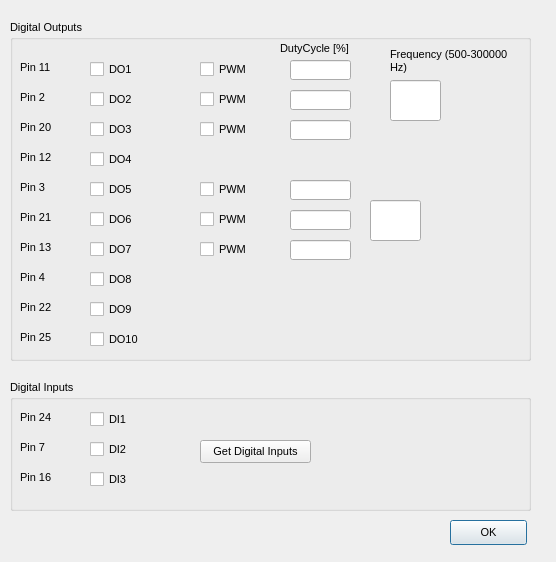
<?xml version="1.0" encoding="UTF-8"?>
<ui version="4.0">
 <class>digital_io</class>
 <widget class="QDialog" name="digital_io">
  <property name="geometry">
   <rect>
    <x>0</x>
    <y>0</y>
    <width>556</width>
    <height>562</height>
   </rect>
  </property>
  <property name="font">
   <font>
    <pointsize>8</pointsize>
   </font>
  </property>
  <property name="windowTitle">
   <string>Test Digital IO</string>
  </property>
  <widget class="QPushButton" name="okButton">
   <property name="geometry">
    <rect>
     <x>450</x>
     <y>520</y>
     <width>77</width>
     <height>25</height>
    </rect>
   </property>
   <property name="text">
    <string>OK</string>
   </property>
  </widget>
  <widget class="QGroupBox" name="groupBox">
   <property name="geometry">
    <rect>
     <x>10</x>
     <y>20</y>
     <width>521</width>
     <height>341</height>
    </rect>
   </property>
   <property name="title">
    <string>Digital Outputs</string>
   </property>
   <widget class="QCheckBox" name="DO1Chk">
    <property name="geometry">
     <rect>
      <x>80</x>
      <y>40</y>
      <width>72</width>
      <height>18</height>
     </rect>
    </property>
    <property name="text">
     <string>DO1</string>
    </property>
   </widget>
   <widget class="QCheckBox" name="DO2Chk">
    <property name="geometry">
     <rect>
      <x>80</x>
      <y>70</y>
      <width>72</width>
      <height>18</height>
     </rect>
    </property>
    <property name="text">
     <string>DO2</string>
    </property>
   </widget>
   <widget class="QCheckBox" name="DO3Chk">
    <property name="geometry">
     <rect>
      <x>80</x>
      <y>100</y>
      <width>72</width>
      <height>18</height>
     </rect>
    </property>
    <property name="text">
     <string>DO3</string>
    </property>
   </widget>
   <widget class="QCheckBox" name="DO4Chk">
    <property name="geometry">
     <rect>
      <x>80</x>
      <y>130</y>
      <width>72</width>
      <height>18</height>
     </rect>
    </property>
    <property name="text">
     <string>DO4</string>
    </property>
   </widget>
   <widget class="QCheckBox" name="DO5Chk">
    <property name="geometry">
     <rect>
      <x>80</x>
      <y>160</y>
      <width>72</width>
      <height>18</height>
     </rect>
    </property>
    <property name="text">
     <string>DO5</string>
    </property>
   </widget>
   <widget class="QCheckBox" name="DO6Chk">
    <property name="geometry">
     <rect>
      <x>80</x>
      <y>190</y>
      <width>72</width>
      <height>18</height>
     </rect>
    </property>
    <property name="text">
     <string>DO6</string>
    </property>
   </widget>
   <widget class="QCheckBox" name="DO7Chk">
    <property name="geometry">
     <rect>
      <x>80</x>
      <y>220</y>
      <width>72</width>
      <height>18</height>
     </rect>
    </property>
    <property name="text">
     <string>DO7</string>
    </property>
   </widget>
   <widget class="QCheckBox" name="DO8Chk">
    <property name="geometry">
     <rect>
      <x>80</x>
      <y>250</y>
      <width>72</width>
      <height>18</height>
     </rect>
    </property>
    <property name="text">
     <string>DO8</string>
    </property>
   </widget>
   <widget class="QCheckBox" name="DO9Chk">
    <property name="geometry">
     <rect>
      <x>80</x>
      <y>280</y>
      <width>72</width>
      <height>18</height>
     </rect>
    </property>
    <property name="text">
     <string>DO9</string>
    </property>
   </widget>
   <widget class="QCheckBox" name="DO10Chk">
    <property name="geometry">
     <rect>
      <x>80</x>
      <y>310</y>
      <width>72</width>
      <height>18</height>
     </rect>
    </property>
    <property name="text">
     <string>DO10</string>
    </property>
   </widget>
   <widget class="QCheckBox" name="PWM1Chk">
    <property name="geometry">
     <rect>
      <x>190</x>
      <y>40</y>
      <width>72</width>
      <height>18</height>
     </rect>
    </property>
    <property name="text">
     <string>PWM</string>
    </property>
   </widget>
   <widget class="QCheckBox" name="PWM2Chk">
    <property name="geometry">
     <rect>
      <x>190</x>
      <y>70</y>
      <width>72</width>
      <height>18</height>
     </rect>
    </property>
    <property name="text">
     <string>PWM</string>
    </property>
   </widget>
   <widget class="QCheckBox" name="PWM3Chk">
    <property name="geometry">
     <rect>
      <x>190</x>
      <y>100</y>
      <width>72</width>
      <height>18</height>
     </rect>
    </property>
    <property name="text">
     <string>PWM</string>
    </property>
   </widget>
   <widget class="QCheckBox" name="PWM5Chk">
    <property name="geometry">
     <rect>
      <x>190</x>
      <y>160</y>
      <width>72</width>
      <height>18</height>
     </rect>
    </property>
    <property name="text">
     <string>PWM</string>
    </property>
   </widget>
   <widget class="QCheckBox" name="PWM6Chk">
    <property name="geometry">
     <rect>
      <x>190</x>
      <y>190</y>
      <width>72</width>
      <height>18</height>
     </rect>
    </property>
    <property name="text">
     <string>PWM</string>
    </property>
   </widget>
   <widget class="QCheckBox" name="PWM7Chk">
    <property name="geometry">
     <rect>
      <x>190</x>
      <y>220</y>
      <width>72</width>
      <height>18</height>
     </rect>
    </property>
    <property name="text">
     <string>PWM</string>
    </property>
   </widget>
   <widget class="QLineEdit" name="DutyCycle1Edt">
    <property name="geometry">
     <rect>
      <x>280</x>
      <y>40</y>
      <width>61</width>
      <height>20</height>
     </rect>
    </property>
   </widget>
   <widget class="QLineEdit" name="DutyCycle2Edt">
    <property name="geometry">
     <rect>
      <x>280</x>
      <y>70</y>
      <width>61</width>
      <height>20</height>
     </rect>
    </property>
   </widget>
   <widget class="QLineEdit" name="DutyCycle3Edt">
    <property name="geometry">
     <rect>
      <x>280</x>
      <y>100</y>
      <width>61</width>
      <height>20</height>
     </rect>
    </property>
   </widget>
   <widget class="QLineEdit" name="DutyCycle5Edt">
    <property name="geometry">
     <rect>
      <x>280</x>
      <y>160</y>
      <width>61</width>
      <height>20</height>
     </rect>
    </property>
   </widget>
   <widget class="QLineEdit" name="DutyCycle6Edt">
    <property name="geometry">
     <rect>
      <x>280</x>
      <y>190</y>
      <width>61</width>
      <height>20</height>
     </rect>
    </property>
   </widget>
   <widget class="QLineEdit" name="DutyCycle7Edt">
    <property name="geometry">
     <rect>
      <x>280</x>
      <y>220</y>
      <width>61</width>
      <height>20</height>
     </rect>
    </property>
   </widget>
   <widget class="QLineEdit" name="Frequency123Edt">
    <property name="geometry">
     <rect>
      <x>380</x>
      <y>60</y>
      <width>51</width>
      <height>41</height>
     </rect>
    </property>
   </widget>
   <widget class="QLineEdit" name="Frequency567Edt">
    <property name="geometry">
     <rect>
      <x>360</x>
      <y>180</y>
      <width>51</width>
      <height>41</height>
     </rect>
    </property>
   </widget>
   <widget class="QLabel" name="label">
    <property name="geometry">
     <rect>
      <x>270</x>
      <y>20</y>
      <width>91</width>
      <height>16</height>
     </rect>
    </property>
    <property name="text">
     <string>DutyCycle [%]</string>
    </property>
   </widget>
   <widget class="QLabel" name="label_2">
    <property name="geometry">
     <rect>
      <x>380</x>
      <y>20</y>
      <width>121</width>
      <height>41</height>
     </rect>
    </property>
    <property name="text">
     <string>Frequency (500-300000 Hz)</string>
    </property>
    <property name="wordWrap">
     <bool>true</bool>
    </property>
   </widget>
   <widget class="QLabel" name="label_3">
    <property name="geometry">
     <rect>
      <x>10</x>
      <y>40</y>
      <width>46</width>
      <height>14</height>
     </rect>
    </property>
    <property name="text">
     <string>Pin 11</string>
    </property>
   </widget>
   <widget class="QLabel" name="label_4">
    <property name="geometry">
     <rect>
      <x>10</x>
      <y>70</y>
      <width>46</width>
      <height>14</height>
     </rect>
    </property>
    <property name="text">
     <string>Pin 2</string>
    </property>
   </widget>
   <widget class="QLabel" name="label_5">
    <property name="geometry">
     <rect>
      <x>10</x>
      <y>100</y>
      <width>46</width>
      <height>14</height>
     </rect>
    </property>
    <property name="text">
     <string>Pin 20</string>
    </property>
   </widget>
   <widget class="QLabel" name="label_6">
    <property name="geometry">
     <rect>
      <x>10</x>
      <y>130</y>
      <width>46</width>
      <height>14</height>
     </rect>
    </property>
    <property name="text">
     <string>Pin 12</string>
    </property>
   </widget>
   <widget class="QLabel" name="label_7">
    <property name="geometry">
     <rect>
      <x>10</x>
      <y>160</y>
      <width>46</width>
      <height>14</height>
     </rect>
    </property>
    <property name="text">
     <string>Pin 3</string>
    </property>
   </widget>
   <widget class="QLabel" name="label_8">
    <property name="geometry">
     <rect>
      <x>10</x>
      <y>190</y>
      <width>46</width>
      <height>14</height>
     </rect>
    </property>
    <property name="text">
     <string>Pin 21</string>
    </property>
   </widget>
   <widget class="QLabel" name="label_9">
    <property name="geometry">
     <rect>
      <x>10</x>
      <y>220</y>
      <width>46</width>
      <height>14</height>
     </rect>
    </property>
    <property name="text">
     <string>Pin 13</string>
    </property>
   </widget>
   <widget class="QLabel" name="label_10">
    <property name="geometry">
     <rect>
      <x>10</x>
      <y>250</y>
      <width>46</width>
      <height>14</height>
     </rect>
    </property>
    <property name="text">
     <string>Pin 4</string>
    </property>
   </widget>
   <widget class="QLabel" name="label_11">
    <property name="geometry">
     <rect>
      <x>10</x>
      <y>280</y>
      <width>46</width>
      <height>14</height>
     </rect>
    </property>
    <property name="text">
     <string>Pin 22</string>
    </property>
   </widget>
   <widget class="QLabel" name="label_12">
    <property name="geometry">
     <rect>
      <x>10</x>
      <y>310</y>
      <width>46</width>
      <height>14</height>
     </rect>
    </property>
    <property name="text">
     <string>Pin 25</string>
    </property>
   </widget>
  </widget>
  <widget class="QGroupBox" name="groupBox_2">
   <property name="geometry">
    <rect>
     <x>10</x>
     <y>380</y>
     <width>521</width>
     <height>131</height>
    </rect>
   </property>
   <property name="title">
    <string>Digital Inputs</string>
   </property>
   <widget class="QPushButton" name="GetDigitalInputsBtn">
    <property name="geometry">
     <rect>
      <x>190</x>
      <y>60</y>
      <width>111</width>
      <height>23</height>
     </rect>
    </property>
    <property name="text">
     <string>Get Digital Inputs</string>
    </property>
   </widget>
   <widget class="QCheckBox" name="DI1Chk">
    <property name="geometry">
     <rect>
      <x>80</x>
      <y>30</y>
      <width>72</width>
      <height>18</height>
     </rect>
    </property>
    <property name="text">
     <string>DI1</string>
    </property>
   </widget>
   <widget class="QCheckBox" name="DI2Chk">
    <property name="geometry">
     <rect>
      <x>80</x>
      <y>60</y>
      <width>72</width>
      <height>18</height>
     </rect>
    </property>
    <property name="text">
     <string>DI2</string>
    </property>
   </widget>
   <widget class="QCheckBox" name="DI3Chk">
    <property name="geometry">
     <rect>
      <x>80</x>
      <y>90</y>
      <width>72</width>
      <height>18</height>
     </rect>
    </property>
    <property name="text">
     <string>DI3</string>
    </property>
   </widget>
   <widget class="QLabel" name="label_13">
    <property name="geometry">
     <rect>
      <x>10</x>
      <y>30</y>
      <width>46</width>
      <height>14</height>
     </rect>
    </property>
    <property name="text">
     <string>Pin 24</string>
    </property>
   </widget>
   <widget class="QLabel" name="label_14">
    <property name="geometry">
     <rect>
      <x>10</x>
      <y>60</y>
      <width>46</width>
      <height>14</height>
     </rect>
    </property>
    <property name="text">
     <string>Pin 7</string>
    </property>
   </widget>
   <widget class="QLabel" name="label_15">
    <property name="geometry">
     <rect>
      <x>10</x>
      <y>90</y>
      <width>46</width>
      <height>14</height>
     </rect>
    </property>
    <property name="text">
     <string>Pin 16</string>
    </property>
   </widget>
  </widget>
 </widget>
 <tabstops>
  <tabstop>DO1Chk</tabstop>
  <tabstop>DO2Chk</tabstop>
  <tabstop>DO3Chk</tabstop>
  <tabstop>DO4Chk</tabstop>
  <tabstop>DO5Chk</tabstop>
  <tabstop>DO6Chk</tabstop>
  <tabstop>DO7Chk</tabstop>
  <tabstop>DO8Chk</tabstop>
  <tabstop>DO9Chk</tabstop>
  <tabstop>DO10Chk</tabstop>
  <tabstop>PWM1Chk</tabstop>
  <tabstop>PWM2Chk</tabstop>
  <tabstop>PWM3Chk</tabstop>
  <tabstop>PWM5Chk</tabstop>
  <tabstop>PWM6Chk</tabstop>
  <tabstop>PWM7Chk</tabstop>
  <tabstop>DutyCycle1Edt</tabstop>
  <tabstop>DutyCycle2Edt</tabstop>
  <tabstop>DutyCycle3Edt</tabstop>
  <tabstop>DutyCycle5Edt</tabstop>
  <tabstop>DutyCycle6Edt</tabstop>
  <tabstop>DutyCycle7Edt</tabstop>
  <tabstop>Frequency123Edt</tabstop>
  <tabstop>Frequency567Edt</tabstop>
  <tabstop>DI1Chk</tabstop>
  <tabstop>DI2Chk</tabstop>
  <tabstop>DI3Chk</tabstop>
  <tabstop>GetDigitalInputsBtn</tabstop>
  <tabstop>okButton</tabstop>
 </tabstops>
 <resources/>
 <connections>
  <connection>
   <sender>okButton</sender>
   <signal>clicked()</signal>
   <receiver>digital_io</receiver>
   <slot>accept()</slot>
   <hints>
    <hint type="sourcelabel">
     <x>278</x>
     <y>253</y>
    </hint>
    <hint type="destinationlabel">
     <x>96</x>
     <y>254</y>
    </hint>
   </hints>
  </connection>
 </connections>
</ui>
